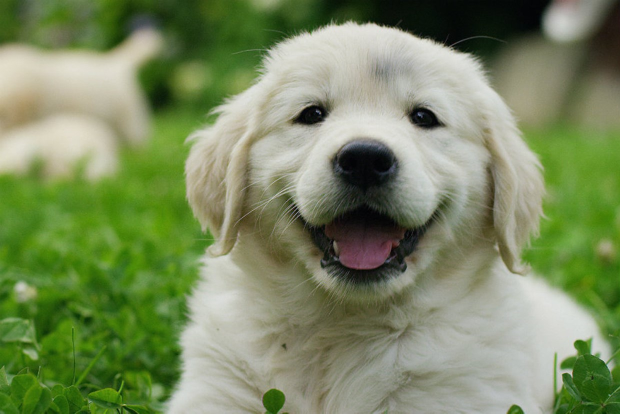
#> input picture DeepLearning_ProcessingImageData/puppy.jpg, 1240 x 827 px (shown at 1/2 size)
$ jupyter execute --allow-errors ImageData_Processing_DeepLearning.ipynb   (shell and % lines are left out)
#> lines starting #> are read from the running program, lines starting #| are printed output that depends on the picture
[cell 1]
#using web-get to download image from web

[cell 2]
import urllib.request

url = "https://vitapet.com/media/ga4l1d42/questions-before-puppy-900x600.jpg?anchor=center&mode=crop&width=1240&rnd=132503914680600000.jpg"
urllib.request.urlretrieve(url, "puppy.jpg")
#> (this line was passed over: the network is not available in this run)

[cell 3]
import requests

url = "https://vitapet.com/media/ga4l1d42/questions-before-puppy-900x600.jpg?anchor=center&mode=crop&width=1240&rnd=132503914680600000"
#> (the rest of this cell did not finish here and is left out)

# Libraries for Image Processiing
- matplotlib.image
- Pillow
- OpenCV

[cell 4]
import matplotlib.image as mpimg
import matplotlib.pyplot as plt

[cell 5]
#loading image

img = mpimg.imread(r"puppy.jpg")
#> img is the input picture: shape (827, 1240, 3); mean R, G, B 122.1, 137.3, 96.4

[cell 6]
type(img)

[cell 7]
img.shape
#> Out = (827, 1240, 3)

[cell 8]
#3 => R,G,B

[cell 9]
print(img)
#> (printed output is left out)

[cell 10]
#converting np array to image
plt.imshow(img)

 # Resizing the image using Pillow Library

[cell 11]
from PIL import Image
import matplotlib.pyplot as plt

[cell 12]
img = Image.open("puppy.jpg")
img_resize = img.resize((200,200))
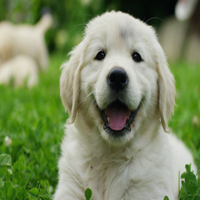
#> img_resize: PIL image 200x200 RGB; mean R, G, B 122.1, 137.3, 96.4

# plt.imshow(img)
# plt.axis("off")

[cell 13]
img_resize.save("puppy_resized.jpg")

[cell 14]
img_res = mpimg.imread("puppy_resized.jpg")
plt.imshow(img_res)
plt.show()

[cell 15]
img_res.shape
#> Out = (200, 200, 3)
